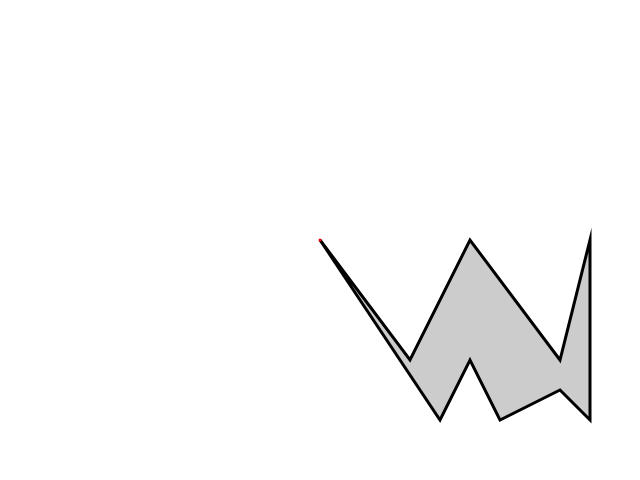
Frame 1 (no input)
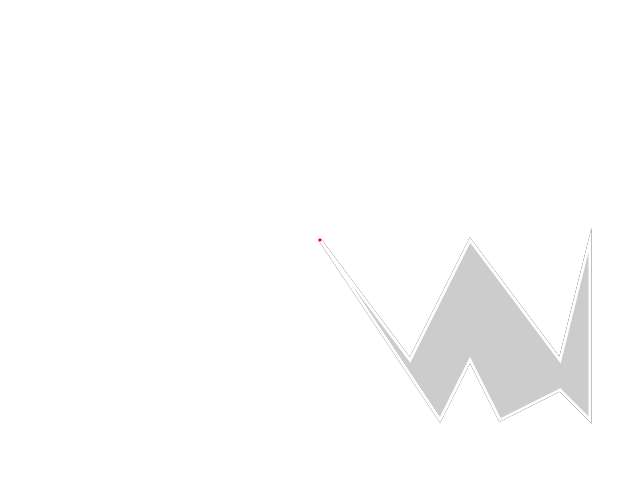
Frame 2 (the mouse pressed at the canvas centre, redrawn once)

The p5.js sketch that drew these frames (run headless with seeded random() and noise() and a simulated clock; the mouse was pressed at the canvas centre and the sketch redrawn once):

// p5.js sketch
// ── sketch.js


/*var points = [
    [0, 0],
    [50, 0],
    [50, 50],
    [40, 50],
    [25, 20],
    [10, 50],
    [0, 50]
];*/

var points = [
    [90,0],
    [90,60],
    [80,50],
    [60,60],
    [50,40],
    [40,60],
    [0,0],
    [30,40],
    [50,0],
    [80,40]
]

var n = points.length;
var m;

/*
     * 9,0
     * 9,6
     * 8,5
     * 6,6
     * 5,4
     * 4,6
     * 0,0
     * 3,4
     * 5,0
     * 8,4
     */

var lines = [];
var maxLine = {x1 : 0, y1 : 0, x2 : 0, y2 : 0, length : 0};

function setup(){
    createCanvas(640, 480);
    noLoop();
}

function draw(){

    fill('#ccc'); //Add background color to polygon
    beginShape(); //Begin polygon shape

    for(i=0; i<n; i++){ //Add vertices to shape from points array

        vertex(points[i][0], points[i][1]);

        if(i >= 1){ //Start adding lines once more than 1 vertex is read
            x1 = points[i-1][0];
            y1 = points[i-1][1];
            x2 = points[i][0];
            y2 = points[i][1];

            //Lines are added as parametric equations allowing for vector manipulation
            //Store as: v = a + tb for (x,y) = (xa, ya) + t(xb, yb)
            lines.push({x : {a : x1, b : x2-x1}, y : {a : y1, b : y2-y1}});
        }
    }

    //Initiate lines counter, used later in CheckIntersection
    m = lines.length;

    //Extra case for last element in vectors array, need to accomadate for the last and first vectors
    x1 = points[n-1][0];
    y1 = points[n-1][1];
    x2 = points[0][0];
    y2 = points[0][1];

    lines.push({x : {a : x1, b : x2-x1}, y : {a : y1, b : y2-y1}});

    translate(width/2, height/2);
    scale(3.0);
    endShape(CLOSE); //End polygon and close last line
    console.log(lines); //Checking lines array

    //Check all lines for max length using the points array
    //Initiate a new line and cross reference with the lines array for intersections
    for(i=0; i<n-1; i++){
        //Initialize the first vertex coordinates
        x1 = points[i][0];
        y1 = points[i][1];

        for(j=i+1; j<n; j++){
            //Initialize the second vertex coordinates
            x2 = points[j][0];
            y2 = points[j][1];

            //Set maxS, minS, and tempLine
            var maxS = 1;
            var minS = 0;
            //var tempLine = {x1 : 0, y1 : 0, x2 : 0, y2 : 0, length : 0};

            //Set escaped
            var escaped = false;

            //Create temporary line object for current set of vertices
            tLine = {x : {a : x1, b : x2-x1}, y : {a : y1, b : y2-y1}};

            //CheckIntersection
            //Find all intersections with current vector created with all vectors of polygon
            for(k=0; k<m; k++){

                //Store (a,b) values for both lines to solve for t
                //    (x1,y1) = tLine, (x2, y2) = lines[k]

                //Only need 3 variables after equating the two parametric equations
                //ex. (x1,y1) = (x1a,y1a) + s(x1b,y1b), and (x2,y2) = (x2a,y2a) + t(x2b,y2b)
                //    (x1 = x2) => 
                //    (x1a + s*x1b = x2a + t*x2b) => 
                //    (s*x1b - t*x2b = x2a - x1a) =>
                //    (px - qx = rx)

                var px = tLine['x']['b'];
                var qx = lines[k]['x']['b'];
                var rx = lines[k]['x']['a'] - tLine['x']['a']; 

                //Same with y
                //    (py - qy = ry)

                var py = tLine['y']['b'];
                var qy = lines[k]['y']['b'];
                var ry = lines[k]['y']['a'] - tLine['y']['a'];

                //Find Intersection values
                //Solve for s and t, they give the coordinates of intersection respective to their vectors
                //s => (x1,y1) tLine
                //t => (x2,y2) lines[k]

                //Using matrices to find formulas to solve for s and t
                //s = (px*ry - rx*py / px*qy - qx*py)
                //t = (qx*ry - rx*qy / px*qy - qx*py)
                //Store (px*qy - qx*py), common in both and need to ensure it is not 0

                var d = (px*qy) - (qx*py);

                //If lines are parallel, continue to next iteration of loop
                if(d == 0){continue;}

                var s = (px*ry - rx*py) / d;
                var t = (qx*ry - rx*qy) / d;

                //Check is t is in bounds of lines[k], 0 < t < 1
                //If not, intersection is outside of polygon, and should be skipped
                if((t <= 0)&&(t >= 1)){
                    continue;
                }

                //Check if s is in bounds of tLine, 0 < s < 1
                //If so, intersection is between tLine vertices (too short), should line[k]
                if((s >= 0)&&(t <= 1)){
                    escaped = true;
                    break;
                }

                //If loop has not been terminated yet, check if s is greater on either ends

                if(s < minS){
                    minS = s;
                }

                if(s > maxS){
                    maxS = s;
                }
            }

            //Check if new points create longer line than maxLine if loop was not broken
            if(!escaped){

                //Calculate coordinates and length using tLine parametric equation
                tempX1 = tLine['x']['a'] + minS*tLine['x']['b'];
                tempY1 = tLine['y']['a'] + minS*tLine['y']['b'];
                tempX2 = tLine['x']['a'] + maxS*tLine['x']['b'];
                tempY2 = tLine['y']['a'] + maxS*tLine['y']['b'];

                length = Math.sqrt(Math.pow(tempX2 - tempX1, 2) + Math.pow(tempY2 - tempY1, 2));

                //Store if longer than maxLine
                if(length > maxLine['length']){
                    maxLine['x1'] = tempX1;
                    maxLine['y1'] = tempY1;
                    maxLine['x2'] = tempX2;
                    maxLine['y2'] = tempY2;
                    maxLine['length'] = length;
                }
            }
        }
    }

    stroke('red');
    line(maxLine['x1'], maxLine['y1'], maxLine['x2'], maxLine['y2']);
    stroke('333');
}
// ── style.css
canvas {
    border: 1px solid rgb(235, 218, 182);
    background-color: #FFF9F4;
}
